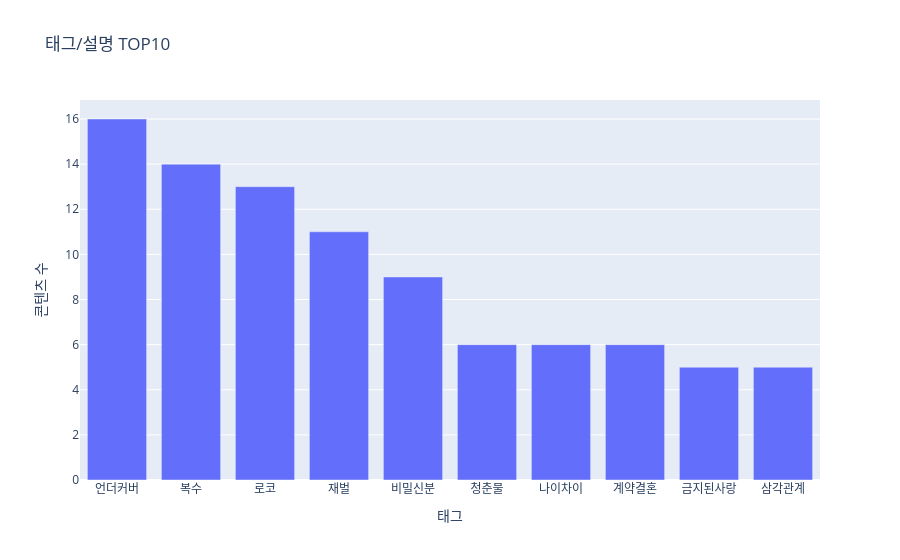

Here is the notebook cell this chart was saved with:
### Code cell
import plotly.express as px

fig = px.bar(
    x=top10_tags.index,
    y=top10_tags.values,
    labels={"x": "태그", "y": "콘텐츠 수"},
    title="태그/설명 TOP10"
)

fig.show()

### Figure 1 — Plotly figure (JSON) as saved in the notebook; plotly's stock layout.template omitted (floating-point values rounded to 4 significant figures)
{"data": [{"hovertemplate": "태그=%{x}<br>콘텐츠 수=%{y}<extra></extra>", "legendgroup": "", "marker": {"color": "#636efa", "pattern": {"shape": ""}}, "name": "", "orientation": "v", "showlegend": false, "textposition": "auto", "type": "bar", "x": ["언더커버", "복수", "로코", "재벌", "비밀신분", "청춘물", "나이차이", "계약결혼", "금지된사랑", "삼각관계"], "xaxis": "x", "y": [16, 14, 13, 11, 9, 6, 6, 6, 5, 5], "yaxis": "y"}], "layout": {"barmode": "relative", "legend": {"tracegroupgap": 0}, "title": {"text": "태그/설명 TOP10"}, "xaxis": {"anchor": "y", "domain": [0, 1], "title": {"text": "태그"}}, "yaxis": {"anchor": "x", "domain": [0, 1], "title": {"text": "콘텐츠 수"}}}}
